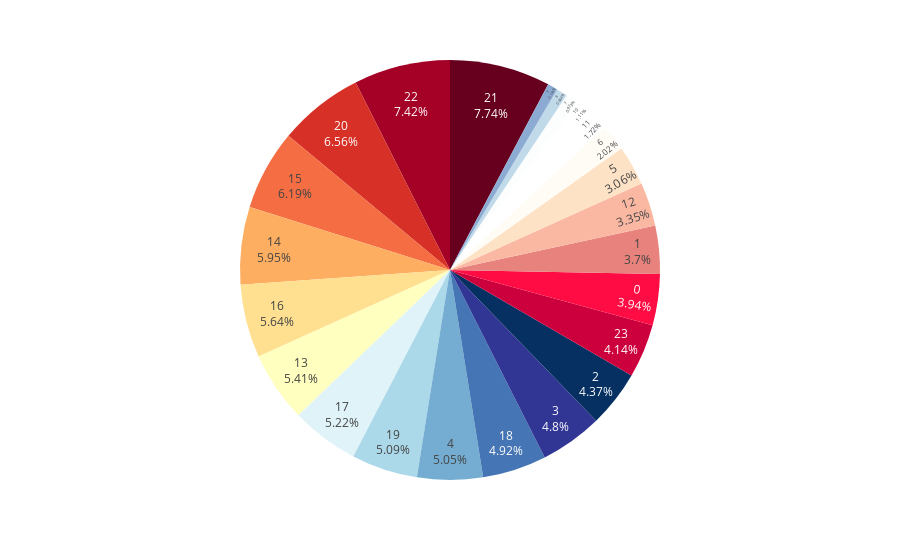

Source (notebook cell):
### Markdown cell above
### 3. Most active hour on twitter

### Code cell
Category=df['hour'].value_counts().sort_index()

fig = px.pie(
    df,
    values = Category.values,
    labels = Category.index,
    #title = "Most active hour on Twitter",
    color_discrete_sequence = colorblind,
    #names = Category.index   
)
fig.update_traces(textposition='inside', textinfo='label+percent')

fig.show()

### Figure 1 — Plotly figure (JSON) as saved in the notebook; plotly's stock layout.template omitted (floating-point values rounded to 4 significant figures)
{"data": [{"domain": {"x": [0, 1], "y": [0, 1]}, "hovertemplate": "value=%{value}<extra></extra>", "legendgroup": "", "name": "", "showlegend": false, "textinfo": "label+percent", "textposition": "inside", "type": "pie", "values": [1620, 1522, 1795, 1974, 2076, 1258, 831, 400, 347, 321, 458, 706, 1377, 2226, 2448, 2544, 2319, 2146, 2025, 2095, 2696, 3184, 3050, 1704]}], "layout": {"legend": {"tracegroupgap": 0}, "margin": {"t": 60}, "piecolorway": ["#67001f", "#a50026", "#d73027", "#f46d43", "#fdae61", "#fee090", "#ffffbf", "#e0f3f8", "#abd9e9", "#74add1", "#4575b4", "#313695", "#053061"]}}
